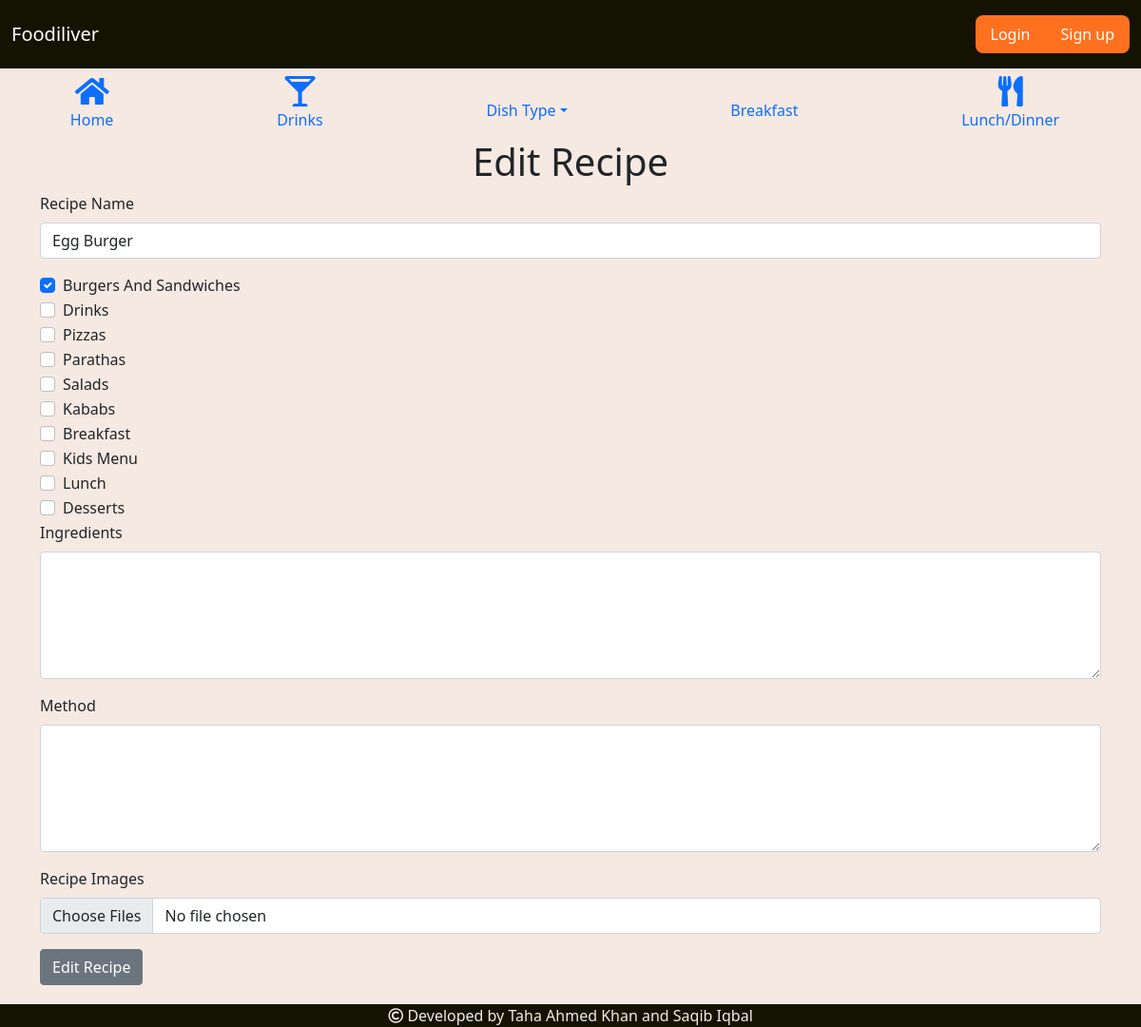
Screenshot of /dish_edit/1 with the database file from the repository.
### order/models.py (models this page shows, shortened)
class Category(models.Model):
    Name = models.CharField(max_length=25, blank=False)
    photo = models.ImageField(upload_to='category_pics')

### order/views.py (the view)
# urls.py: path('dish_edit/<int:id>', views.recipe_edit, name='recipe_edit'),
def recipe_edit(request, id):
    recipe = Dish.objects.get(pk=id)
    cats = (cat.Name for cat in Category.objects.all())
    if request.method == "POST":
        name = request.POST.get('name').strip()
        ingredients = request.POST.get('ingredients').strip()
        method = request.POST.get('method').strip()
        files = request.FILES.getlist('uploaded_images')
        if name == "" or ingredients == "" or method == "":
            print("BLANK DATA")
        else:
            recipe.Name = name
            recipe.Ingredients = ingredients
            recipe.Directions = method
            for loop in cats:
                cat_obj = Category.objects.get(Name=loop)
                if request.POST.get(loop) == "True":
                    if cat_obj not in recipe.Tags.all():
                        recipe.Tags.add(cat_obj)
                else:
                    if cat_obj in recipe.Tags.all():
                        recipe.Tags.remove(cat_obj)
            recipe.save()
            """
            for loop in files:
                img = RecipeImage(recipe=new_rec, image=loop)
                img.save()

            """
            return HttpResponseRedirect(reverse('view_recipe', args=[recipe.Slug]))
    else:
        cats = (cat.Name for cat in Category.objects.all())
        recipe_cats = recipe.Tags.values_list('Name', flat=True)
        return render(request, 'order/add_recipe.html',
                      {'editMode': True, 'cats': cats, 'recipe_obj': recipe, 'recipe_cats': recipe_cats})

### order/templates/order/add_recipe.html (shortened to what this page needs)
{% extends "order/layout.html" %}
{% block main %}
    <h1 class="text-center" id="heading">Add Recipe</h1>
    <div class="container mr-5 pr-5">
        <form action="{% url 'add_recipe' %}" method="POST" id="form" enctype="multipart/form-data">
            <div class="mb-3">
                <label for="name" class="form-label">Recipe Name</label>
                <input type="text" class="form-control" id="name" placeholder="" name="name">
            </div>
            {% for eachCat in cats %}
                {% if editMode and eachCat in recipe_cats %}
                    <div class="form-check">
                        <input class="form-check-input" type="checkbox" value="True" id="{{ eachCat }}"
                               name="{{ eachCat }}" checked>
                        <label class="form-check-label" for="{{ eachCat }}">
                            {{ eachCat.title }}
                        </label>
                    </div>
                {% else %}
                <div class="form-check">
                    <input class="form-check-input" type="checkbox" value="True" id="{{ eachCat }}"
                           name="{{ eachCat }}">
                    <label class="form-check-label" for="{{ eachCat }}">
                        {{ eachCat.title }}
                    </label>
                </div>
                {% endif %}
            {% endfor %}
            <div class="mb-3">
                <label for="ingredients" class="form-label">Ingredients</label>
                <textarea class="form-control" id="ingredients" rows="5" name="ingredients"></textarea>
            </div>
            <div class="mb-3">
                <label for="method" class="form-label">Method</label>
                <textarea class="form-control" id="method" rows="5" name="method"></textarea>
            </div>
            <div class="mb-3">
                <label for="upload_images" class="form-label">Recipe Images</label>
                <input class="form-control" type="file" accept="image/*" id="upload_images" name="uploaded_images"
                       multiple>
            </div>
            <div class="col-12">
                <button type="submit" class="btn btn-secondary" id="button">Submit Recipe</button>
            </div>
        </form>
    </div>
{% endblock %}

### order/static/order/css/styles.css (style rules this page uses)
body { background-color: #F5E9E2; }

### rows the page displays
Category: title "Burgers And Sandwiches"
Category: title "Drinks"
Category: title "Pizzas"
Category: title "Parathas"
Category: title "Salads"
Category: title "Kababs"
Category: title "Breakfast"
Category: title "Kids Menu"
Category: title "Lunch"
Category: title "Desserts"
